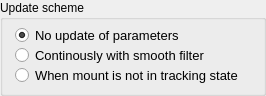
    <widget class="QGroupBox" name="groupBox_3">
     <property name="geometry">
      <rect>
       <x>350</x>
       <y>340</y>
       <width>266</width>
       <height>96</height>
      </rect>
     </property>
     <property name="title">
      <string>Update scheme</string>
     </property>
     <widget class="QRadioButton" name="checkAutoRefractionContinous">
      <property name="geometry">
       <rect>
        <x>15</x>
        <y>45</y>
        <width>226</width>
        <height>20</height>
       </rect>
      </property>
      <property name="font">
       <font>
        <pointsize>10</pointsize>
       </font>
      </property>
      <property name="toolTip">
       <string>&lt;html&gt;&lt;head/&gt;&lt;body&gt;&lt;p&gt;Update the refraction parameters to the mount when camera is connected and IDLE.&lt;/p&gt;&lt;/body&gt;&lt;/html&gt;</string>
      </property>
      <property name="layoutDirection">
       <enum>Qt::LeftToRight</enum>
      </property>
      <property name="text">
       <string>Continously with smooth filter</string>
      </property>
      <property name="checked">
       <bool>false</bool>
      </property>
     </widget>
     <widget class="QRadioButton" name="checkAutoRefractionNotTracking">
      <property name="geometry">
       <rect>
        <x>15</x>
        <y>65</y>
        <width>241</width>
        <height>20</height>
       </rect>
      </property>
      <property name="font">
       <font>
        <pointsize>10</pointsize>
       </font>
      </property>
      <property name="toolTip">
       <string>&lt;html&gt;&lt;head/&gt;&lt;body&gt;&lt;p&gt;Update the refraction parameters to the mount when the mount is not tracking.&lt;/p&gt;&lt;/body&gt;&lt;/html&gt;</string>
      </property>
      <property name="layoutDirection">
       <enum>Qt::LeftToRight</enum>
      </property>
      <property name="text">
       <string>When mount is not in tracking state</string>
      </property>
      <property name="checked">
       <bool>false</bool>
      </property>
     </widget>
     <widget class="QRadioButton" name="checkAutoRefractionNone">
      <property name="geometry">
       <rect>
        <x>15</x>
        <y>25</y>
        <width>191</width>
        <height>20</height>
       </rect>
      </property>
      <property name="font">
       <font>
        <pointsize>10</pointsize>
       </font>
      </property>
      <property name="toolTip">
       <string>&lt;html&gt;&lt;head/&gt;&lt;body&gt;&lt;p&gt;Update the refraction parameters to the mount when camera is connected and IDLE.&lt;/p&gt;&lt;/body&gt;&lt;/html&gt;</string>
      </property>
      <property name="layoutDirection">
       <enum>Qt::LeftToRight</enum>
      </property>
      <property name="text">
       <string>No update of parameters</string>
      </property>
      <property name="checked">
       <bool>true</bool>
      </property>
     </widget>
    </widget>
